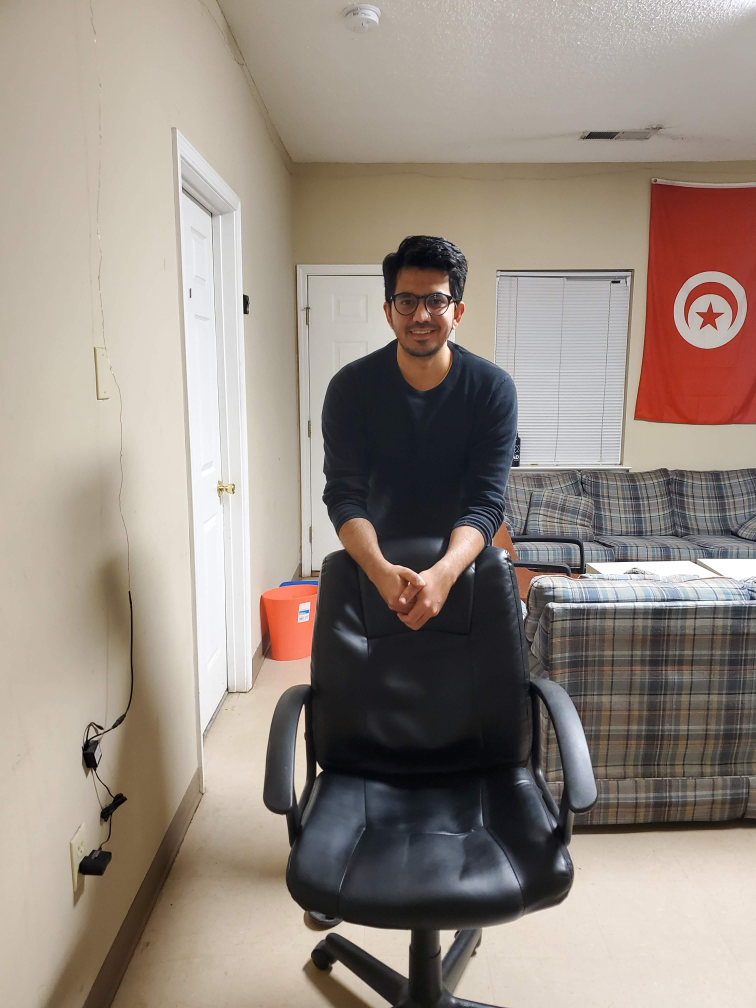
#> input picture 7-3d-pose-estimation-and-objectron/data/7.jpg, 3024 x 4032 px (shown at 1/4 size)
$ jupyter execute --allow-errors proj5.ipynb   (shell and % lines are left out)
#> lines starting #> are read from the running program, lines starting #| are printed output that depends on the picture
### 7-3d-pose-estimation-and-objectron/proj5_code/my_objectron.py
import os

import numpy as np
import cv2
import matplotlib.pyplot as plt
from proj5_code.utils import *

from scipy.ndimage.filters import maximum_filter


import tensorflow as tf

# [114 lines left out: functions detect_peak, decode, draw_box, inference, not called in this run]

def detect_3d_box(img_path):

    '''
        Given an image, this function detects the 3D bounding boxes' 8 vertices of the chair in the image.
        We will only consider one chair in one single image.
        Similar to pose estimation, you're going to use mediapipe to detect the 3D bounding boxes.
        You should try to understand how does the objectron work before trying to finish this function!

        Args:
        -    img_path: the path of the RGB chair image

        Returns:
        -

        boxes: numpy array of 2D points, which represents the 8 vertices of 3D bounding boxes
        annotated_image: the original image with the overlapped bounding boxes

        Useful functions for usage: inference()
    '''

    if os.path.exists('object_detection_3d_chair.tflite'):
        model_path = 'object_detection_3d_chair.tflite'
    elif os.path.exists('../object_detection_3d_chair.tflite'):
        model_path = "../object_detection_3d_chair.tflite"
    elif os.path.exists('../../object_detection_3d_chair.tflite'):
        model_path = "../../object_detection_3d_chair.tflite"

    boxes = None
    hm = None
    displacements = None

    inshapes = [[1, 3, 640, 480]]
    outshapes = [[1, 16, 40, 30], [1, 1, 40, 30]]
    print(inshapes, outshapes)


    if img_path == 'cam':
        cap = cv2.VideoCapture(0)

    while True:
        if img_path == 'cam':
            _, img_orig = cap.read()
        else:
            img_file = img_path
            img_orig = cv2.imread(img_file)


        img = cv2.cvtColor(img_orig, cv2.COLOR_BGR2RGB)
        # img = cv2.cvtColor(img, cv2.COLOR_BGR2RGB)
        img = cv2.resize(img, (inshapes[0][3], inshapes[0][2]))
        img = img.transpose((2,0,1))
        image = np.array(img, np.float32)/255.0
        ############################################################################
        # TODO: YOUR CODE HERE
        ############################################################################
        hm, displacements = inference (image, model_path)
        ############################################################################
        #                             END OF YOUR CODE
        ############################################################################
        # decode inference result
        boxes = decode(hm, displacements) # 0.7 for original script

        # draw bbox
        for obj in boxes:
            draw_box(img_orig, obj)
        return boxes[0], cv2.cvtColor(img_orig, cv2.COLOR_BGR2RGB)

### 7-3d-pose-estimation-and-objectron/proj5_code/utils.py
import os
import torch
from PIL import Image
import matplotlib.pyplot as plt
import numpy as np
import cv2

# [49 lines left out: functions imshow1, projection_2d_to_3d, not called in this run]


def get_world_vertices(width, height, depth):
    """
    Given the real size of the chair, return the real-world coordinates of the eight vertices
    in the same order as the detected bounding box from part 1
    Args:
        width: width of the chair, from vertex 0 to vertex 1
        height: height of the chair, from vertex 0 to vertex 4
        depth: depth of the chair, from vertex 0 to vertex 2
    Returns:
        vertices_world: (8,3), 8 vertices' real-world coordinates (x,y,z)
    """
    vertices_world=np.zeros((8,3))
    ############################################################################
    # TODO: YOUR CODE HERE
    ############################################################################
    vertices_world[0,:] = [0,0,0]
    vertices_world[1,:] = [width,0,0]
    vertices_world[2,:] = [0,0,depth]
    vertices_world[3,:] = [width,0,depth]
    vertices_world[4,:] = [0,height,0]
    vertices_world[5,:] = [width,height,0]
    vertices_world[6,:] = [0,height,depth]
    vertices_world[7,:] = [width,height,depth]
    ############################################################################
    #                             END OF YOUR CODE
    ############################################################################

    return vertices_world

### 7-3d-pose-estimation-and-objectron/proj5_code/pose_estimate.py
import os
import torch
import mediapipe as mp
import numpy as np
from PIL import Image
import cv2
from proj5_code.utils import *


def hand_pose_img(test_img):
    """
        Given an image, it calculates the pose of human in the image.
        To make things easier, we only consider one people on a single image.
        Pose estimation is actually a difficult problem, in this function, you are going to use
        mediapipe to do this work. You can find more about mediapipe from its official website
        https://google.github.io/mediapipe/solutions/pose#overview

        Args:
        -    img: path to rgb image

        Returns:
        -    landmark: numpy array of size (n, 2) the landmark detected by mediapipe,
        where n is the length of landmark, 2 represents x and y coordinates
        (Note, not in the range 0-1, you need to get the real 2D coordinates in images)

        the order of these landmark should be consistent with the original order returned by mediapipe
        -    annotated_image: the original image overlapped with the detected landmark

        Useful functions/class: mediapipe.solutions.pose, mediapipe.solutions.drawing_utils
    """

    landmark = None
    annotated_image = None

    mp_drawing = mp.solutions.drawing_utils
    mp_pose = mp.solutions.pose
    pose = mp_pose.Pose(
    static_image_mode=True, min_detection_confidence=0.5)
    image = cv2.imread(test_img)
    # Convert the BGR image to RGB before processing.
    image = cv2.cvtColor(image, cv2.COLOR_BGR2RGB)
    rows = image.shape[0]
    cols = image.shape[1]

    ############################################################################
    # TODO: YOUR CODE HERE
    ############################################################################
    pose = mp.solutions.pose.Pose(min_detection_confidence=0.5, min_tracking_confidence=0.5)
    results = pose.process(image)
    ############################################################################
    #                             END OF YOUR CODE
    ############################################################################
    annotated_image = image.copy()
    landmark = results.pose_landmarks
    mp_drawing.draw_landmarks(
      annotated_image, landmark, mp_pose.POSE_CONNECTIONS)
    pose.close()
    landmark1=np.zeros((len(results.pose_landmarks.landmark),2))
    for i in range(len(results.pose_landmarks.landmark)):
        landmark1[i,:] = [results.pose_landmarks.landmark[i].x*cols, results.pose_landmarks.landmark[i].y*rows]
    return landmark1, annotated_image

### 7-3d-pose-estimation-and-objectron/proj5_code/pnp.py
import numpy as np
import cv2
import matplotlib.pyplot as plt


def perspective_n_points(initial_box_points_3d, box_points_2d, intrinsic_matrix):
    """
    This function calculates the camera pose given 2D feature points
    with its 3D real world coordiantes matching.

    Args:
    -    initial_box_points_3d: N x 3 array, vertices 3D points in world coordinate
    -    box_points_2d: N x 2 array, vertices 2D points in image coordinate
    -    intrinsic_matrix, 3 x 3 array, the intrinsic matrix of your camera

    Returns:
    -    wRc_T: 3 x 3 array, the rotation matrix that transform from world to camera
    -    camera_center: 3 x 1 array, then camera center in world coordinate
    -    P: 3x4 projection matrix

    Hints: you can use cv2.solvePnP and cv2.Rodrigues in this function

    """


    wRc_T = None
    camera_center = None
    P = None

    initial_box_points_3d = np.array(initial_box_points_3d, dtype='float32')
    box_points_2d  = np.array(box_points_2d, dtype='float32')
    ############################################################################
    # TODO: YOUR CODE HERE
    ############################################################################
#     _, rvec, tvec = cv2.solvePnP(initial_box_points_3d, box_points_2d,
#             intrinsic_matrix, None, None, None, False, cv2.SOLVEPNP_ITERATIVE)
    distcoeff = np.zeros((8,1))
    _, rvec, tvec = cv2.solvePnP(initial_box_points_3d, box_points_2d,
            intrinsic_matrix, distcoeff)

    wRc_T, _ = cv2.Rodrigues(rvec)
    camera_center = np.dot(-wRc_T.T, tvec)

    P1 = np.dot(intrinsic_matrix, wRc_T)
    P2 = np.dot(intrinsic_matrix, tvec)
    P = np.hstack((P1,P2))
    ############################################################################
    #                             END OF YOUR CODE
    ############################################################################
    return wRc_T, camera_center, P

# [45 lines left out: function plot_box_and_camera, not called in this run]

### 7-3d-pose-estimation-and-objectron/proj5_code/proj5_unit_tests/test_base.py
def verify(function) -> str:
  """ Will indicate with a print statement whether assertions passed or failed
    within function argument call.
    Args:
    - function: Python function object
    Returns:
    - string
  """
  try:
    function()
    return "\x1b[32m\"Correct\"\x1b[0m"
  except AssertionError:
    return "\x1b[31m\"Wrong\"\x1b[0m"

### 7-3d-pose-estimation-and-objectron/proj5_code/proj5_unit_tests/test_pnp.py
import numpy as np

from proj5_code.pnp import *

def test_perspective_n_points():
  '''
  Test perspective_n_points
  '''
  K = np.array([[ 480,   0, 240],
                [   0, 640, 320],
                [   0,   0,  1]])


  box_2d = np.array([
                    [152.71358728, 407.62768173],
                    [126.6287899,  543.62051392],
                    [116.25713825,  68.85868454],
                    [ 62.28662968,  17.68793488],
                    [304.58366632, 395.42098427],
                    [365.79633236, 525.12167358],
                    [320.96123457,  60.44083023],
                    [409.12731171,  14.99428177]])

  box_3d = np.array([
                    [0.0, 0.0, 0.0],
                    [0.5, 0.0, 0.0],
                    [0.0, 0.0, 1.5],
                    [0.5, 0.0, 1.5],
                    [0.0, 0.5, 0.0],
                    [0.5, 0.5, 0.0],
                    [0.0, 0.5, 1.5],
                    [0.5, 0.5, 1.5]])

  expect_rotation = np.array([[ 0.08957669,  0.99577521, -0.02019296],
                              [ 0.56737769, -0.06768155, -0.82067153],
                              [-0.81857105,  0.062056,   -0.57104333]])

  expect_trans = np.array([[1.75812284],
                           [0.15824511],
                           [1.75326393]])

  expected_P = np.array([[-1.53460231e+02,  4.92865541e+02, -1.46743027e+02,  4.49087649e+02],
                        [ 1.01178987e+02, -2.34582792e+01, -7.07963644e+02,  1.06707419e+03],
                        [-8.18571052e-01,  6.20560132e-02, -5.71043330e-01,  2.43051806e+00]])

  actual_rot, actual_trans, P = perspective_n_points(box_3d, box_2d, K)

  assert(np.allclose(expect_rotation, actual_rot, atol=0.1))
  assert(np.allclose(expect_trans, actual_trans, atol=0.1))
  assert(np.allclose(expected_P, P, atol=0.1))

### 7-3d-pose-estimation-and-objectron/proj5_code/proj5.ipynb
# 3D Pose Estimation and objectron for object selection

## Brief
- Due
    - Code 11/24/2020 11:59PM
    - Report 11/24/2020 11:59PM (in the zip)
- Hand-in: through Gradescope
- Required files:
    - `<your_gt_username>.zip` against [Project 5 - Code](https://www.gradescope.com/courses/155064/assignments/838181)
    - PDF report against [Project 5 - Report](https://www.gradescope.com/courses/155064/assignments/838831)


## Outline
The goal of this project is for you to experience working with state of the art libraries and real-time processing of video. We will be working with [MediaPipe](https://google.github.io/mediapipe/) which offers customizable Machine Learning solutions for live and streaming media. In this opportunity, we will use: [pose estimation](https://google.github.io/mediapipe/solutions/pose) which estimates the pose of a person in real time; and [objectron](https://google.github.io/mediapipe/solutions/objectron.html) which is a 3D object detector from 2D images.  With these two we will aim to identify an object that is being touched by a person.

## Environment Setup!!

The environment setup is different from previous project, and so it's important that you carefully read and follow the instructions carefully:
- Install <a href="https://conda.io/miniconda.html">Miniconda</a>. It doesn't matter whether you use 2.7 or 3.6 because we will create our own environment anyways.
- Create a conda environment, using the appropriate command. On Linux, you can just use a terminal window to run the command. Modify the command based on your OS ('linux', 'mac'): `conda env create -f proj5_env_<OS>.yml`
- This should create an environment named `proj5`. Activate it using the following Windows command: `activate proj5` or the following MacOS / Linux command: `source activate proj5`.
- Install tensorflow via `pip install tensorflow`
- Install Mediapipe via `pip install mediapipe`
- Special notice to Windows user, it seems mediapipe does not have good support for Windows system, and so you are strongly suggested to use other operating systems or try to set up a CoLab environment. There may be some path issues that you have to modify if you want to run it on Colab.
- Special notice to Mac user, it seems many students also have problem with configuring their running environment even though mediapipe claims it can be installed via pip. So if you meet installation problems, please also consider using Colab, or try to follow installation instructions posed by Mediapipe's official website.
- Run `pip install -e .` (Mac user may have problems with this line of code too, in that case, please switch to CoLab too)
- Run the notebook using: `jupyter notebook proj5_code/proj5.ipynb`
- After finishing all your functions, please check their correctness via `pytest` in the folder `proj5_unit_tests`
- Generate the submission once you're finished using `python zip_submission.py`

## Part 1: 3D bounding box detection on 2D images

[cell 1]

import os
from PIL import Image
import matplotlib.pyplot as plt
# import mediapipe as mp
import numpy as np
import cv2

from proj5_code.utils import *
from proj5_code.my_objectron import *
from proj5_code.pose_estimate import *
from proj5_code.intersection import *
from proj5_code.pnp import *

from proj5_unit_tests.test_base import *
from proj5_unit_tests.test_my_objectron import *
from proj5_unit_tests.test_pose_estimate import *
from proj5_unit_tests.test_intersection import *
from proj5_unit_tests.test_pnp import *
from proj5_unit_tests.test_utils import *

We're going to use mediapipe's [objectron](https://google.github.io/mediapipe/solutions/objectron) library based on this [paper](https://arxiv.org/pdf/2003.03522.pdf) to detect 3D bounding boxes of chairs in images. An example is shown in the figure below.

<center>3D Objectron example.</center>

**Basically**, there are an encoder and a decoder for the detection part. Given an image, the encoder takes it as input, analyzes it, and gives some useful information in a certain form. Then the decoder takes these intermediate information as input, translates them into things we want (i.e., 8 vertices' 2D coordinates).
The encoder is trained as a neural network, whose weight file is provided and can be read by Tensorflow (which is the `inference()` function in `my_objectron.py`). The decoder part is implemented as the `decode()` function in `my_objectron.py`. **You should read the paper and figure out what is the intermediate information to finish the coding work, otherwise you will not understand how to write the code for this section or answer the report reflection questions.**

Most of the code is already implemented for you based on one github [repository](https://github.com/yas-sim/objectron-3d-object-detection-openvino).

### Detecting the 3D bounding boxes from the sample image

[cell 2]
test_img='../data/7.jpg'
img = cv2.imread(test_img)
#> img is the input picture: shape (4032, 3024, 3); mean B, G, R 131.1, 140.4, 151.9
img = cv2.cvtColor(img, cv2.COLOR_BGR2RGB)
plt.imshow(img)
plt.show()

**TODO**:  fill in the `detect_3d_box()` in `my_objectron.py`

#> (a cell that did not finish here is left out)

#> in detect_3d_box, `img = cv2.resize(img, (inshapes[0][3], inshapes[0][2]))`:
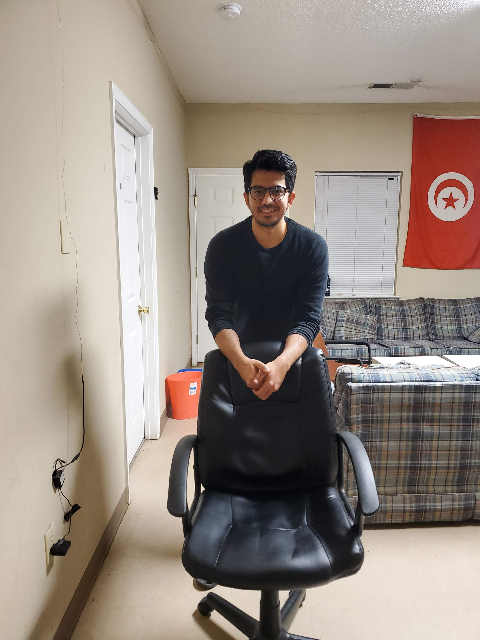
#> img: shape (640, 480, 3); mean R, G, B 151.8, 140.3, 131
#> (the rest of the program and of its run is left out)
